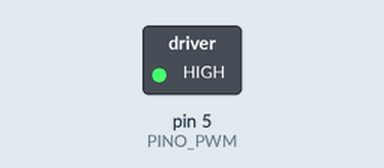
Recording of a sketch running on a simulated Arduino Uno, built with avr-gcc and run on an emulated ATmega328P. Parts: switched loads named in the sketch (green lamp = pin HIGH).

Above: at 0.1 s.
Timing chart, 0 to 1.6 s (numbered marks = the images above):
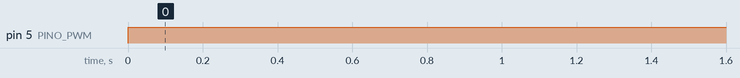

Measured:
- by itself, pin 5 (PINO_PWM): LOW → HIGH at 0.00 s

The sketch:

PWM.ino
```cpp
/*
Controle de velocidade de motor DC com PWM
Autores: Pedro Bertoleti e FilipeFlop
*/

#define PINO_PWM                      5    //pino do Arduino que terá a ligação para o driver de motor (ponte H) L298N)
#define TEMPO_NA_MESMA_VELOCIDADE     300  //tempo (ms) em que o motor ficara na mesma velocidade

void setup()
{
    //configura como saída pino terá a ligação para o driver de motor (ponte H) L298N)
    pinMode(PINO_PWM, OUTPUT);
}

void loop()
{
    int valor_pwm = 255;   //variavel que armazena o valor do PWM (0..255 -> 0%..100% da rotação do motor)
    analogWrite(PINO_PWM, valor_pwm);
}
```
